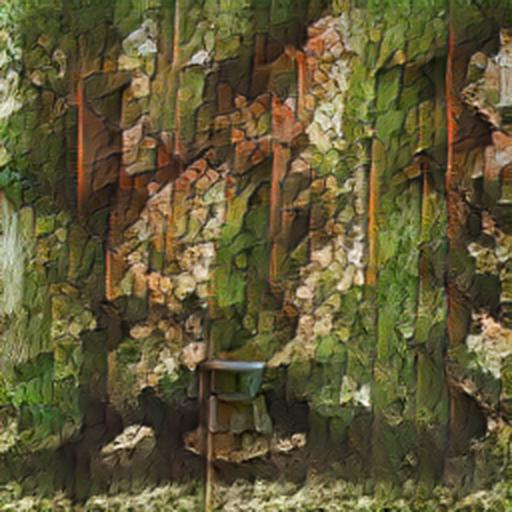
#> input picture frontend/src/assets/AGIQA-3K/AttnGAN_normal_012.jpg, 512 x 512 px
$ python hsl_color.py ../../frontend/src/assets/AGIQA-3K out.png
#> lines starting #> are read from the running program, lines starting #| are printed output that depends on the picture
### backend/f6_attributes/utils.py
"""
Shared utilities for the painting CV pipeline.
"""

import json
import logging
from pathlib import Path
from typing import Any


logger = logging.getLogger(__name__)


def save_json(data: Any, path: str | Path) -> None:
    Path(path).parent.mkdir(parents=True, exist_ok=True)
    with open(path, "w", encoding="utf-8") as f:
        json.dump(data, f, ensure_ascii=False, indent=2)


def load_json(path: str | Path) -> Any:
    with open(path, "r", encoding="utf-8") as f:
        return json.load(f)


def discover_images(root: str | Path, extensions=(".jpg", ".jpeg", ".png", ".webp")) -> list[Path]:
    """Recursively discover all images under *root*."""
    root = Path(root)
    images = []
    for ext in extensions:
        images.extend(root.rglob(f"*{ext}"))
        images.extend(root.rglob(f"*{ext.upper()}"))
#> pass 2 of the loop in discover_images, `for ext in extensions:`:
    return sorted(set(images))


# ---------------------------------------------------------------------------
# Image metadata
# ---------------------------------------------------------------------------

# Backends that mean "nothing was actually measured here". A record carrying one
# is a placeholder, not a result.
FALLBACK_BACKENDS = {"unavailable", "template-fallback"}


# [14 lines left out: function resumable_records, not called in this run]


def image_meta(path: Path, root: Path) -> dict:
    """Return lightweight metadata dict for a painting."""
    return {
        "id": str(path.relative_to(root)),
        "path": str(path),
        "filename": path.name,
    }

### backend/f6_attributes/hsl_color.py
"""
Feature: HSL Color Navigation
==============================
For each painting, computes:
  1. Dominant color (via k-means on pixel samples) — upgrade over simple average.
  2. Full HSL histogram (16 bins each for H, S, L).
  3. Dominant color palette (top-k k-means cluster centres).
  4. Grid position in the 16×16 (lightness × saturation) matrix.

Upgrade over original prototype:
- Uses dominant color via k-means instead of naive pixel average.
- Extracts a full colour palette (multiple dominant colours).
- Histogram stored as compact int16 arrays for fast serve-time comparison.

Output schema per painting:
{
  "id":              "...",
  "path":            "...",
  "dominant_hsl":    [h_norm, s_norm, l_norm],   # dominant colour in HSL [0,1]
  "grid_x":          9,    # saturation cell (0-15)
  "grid_y":          6,    # lightness cell  (0-15)
  "palette_hsl":     [[h,s,l], ...],              # top-5 palette entries, normalised
  "palette_weights": [0.41, 0.22, ...],           # share of sampled pixels per palette entry
  "hist_h":          [...],  # 16-bin hue histogram (counts)
  "hist_s":          [...],  # 16-bin saturation histogram
  "hist_l":          [...],  # 16-bin lightness histogram
}
"""

from __future__ import annotations

import logging
from pathlib import Path

import cv2
import numpy as np
from tqdm import tqdm

from backend.f6_attributes.utils import discover_images, image_meta, load_json, save_json

logger = logging.getLogger(__name__)

# ---------------------------------------------------------------------------
# Constants
# ---------------------------------------------------------------------------

PALETTE_K       = 5     # dominant palette colours
HIST_BINS       = 16    # grid resolution (matches frontend 16×16 grid)
SAMPLE_PIXELS   = 2000  # random pixel sample for k-means (performance)
KMEANS_ATTEMPTS = 3


# ---------------------------------------------------------------------------
# Core computation
# ---------------------------------------------------------------------------

def _bgr_to_hls_pixels(img_bgr: np.ndarray) -> np.ndarray:
    """Return (N, 3) float32 array of HLS pixels sampled from the image."""
    hls = cv2.cvtColor(img_bgr, cv2.COLOR_BGR2HLS).astype(np.float32)
    # OpenCV HLS: H in [0,180], L and S in [0,255]
    h, w = img_bgr.shape[:2]
    pixels = hls.reshape(-1, 3)
    if len(pixels) > SAMPLE_PIXELS:
        idx = np.random.choice(len(pixels), SAMPLE_PIXELS, replace=False)
        pixels = pixels[idx]
    # Normalise to [0, 1]
    pixels[:, 0] /= 180.0  # H
    pixels[:, 1] /= 255.0  # L
    pixels[:, 2] /= 255.0  # S
    return pixels  # (N, 3) — order: H, L, S


def _dominant_colors_kmeans(pixels: np.ndarray, k: int = PALETTE_K):
    """
    Run k-means on HLS pixel sample.
    Returns (cluster_centres, cluster_sizes) sorted by cluster size descending.
    centres shape: (k, 3) in normalised HLS [0,1].
    """
    criteria = (cv2.TERM_CRITERIA_EPS + cv2.TERM_CRITERIA_MAX_ITER, 30, 0.01)
    pixels_f32 = pixels.astype(np.float32)
    k = min(k, len(pixels_f32))
    _, labels, centres = cv2.kmeans(
        pixels_f32, k, None, criteria, KMEANS_ATTEMPTS, cv2.KMEANS_RANDOM_CENTERS
    )
    labels = labels.flatten()
    sizes = np.bincount(labels, minlength=k)
    order = np.argsort(sizes)[::-1]
    return centres[order], sizes[order]


def _hsl_histograms(pixels: np.ndarray, bins: int = HIST_BINS):
    """Compute per-channel histograms. Returns three lists of length *bins*."""
    hist_h = np.histogram(pixels[:, 0], bins=bins, range=(0, 1))[0].tolist()
    hist_l = np.histogram(pixels[:, 1], bins=bins, range=(0, 1))[0].tolist()
    hist_s = np.histogram(pixels[:, 2], bins=bins, range=(0, 1))[0].tolist()
    return hist_h, hist_s, hist_l


def analyse_single(path: Path, root: Path) -> dict:
    img = cv2.imread(str(path))
    meta = image_meta(path, root)

    if img is None:
        meta.update({
            "dominant_hsl": [0.0, 0.0, 0.0],
            "grid_x":       0,
            "grid_y":       0,
            "palette_hsl":  [],
            "palette_weights": [],
            "hist_h":       [0] * HIST_BINS,
            "hist_s":       [0] * HIST_BINS,
            "hist_l":       [0] * HIST_BINS,
        })
        return meta

    pixels = _bgr_to_hls_pixels(img)  # (N, 3): H, L, S normalised
    centres, sizes = _dominant_colors_kmeans(pixels)
    hist_h, hist_s, hist_l = _hsl_histograms(pixels)

    dominant = centres[0]  # [H, L, S] normalised — most frequent cluster
    # Reorder to H, S, L for storage consistency
    dominant_hsl = [round(float(dominant[0]), 4),  # H
                    round(float(dominant[2]), 4),  # S
                    round(float(dominant[1]), 4)]  # L

    palette_hsl = [
        [round(float(c[0]), 4), round(float(c[2]), 4), round(float(c[1]), 4)]
        for c in centres
    ]

    # k-means always returns PALETTE_K centres, so the palette lists a colour
    # covering two percent of the canvas beside one covering half of it. The
    # interface needs to tell those apart — a filter that treats every centre
    # alike hands back the same paintings for neighbouring dyes — and cluster
    # size is the only thing that separates them.
    total = float(sizes.sum()) or 1.0
    palette_weights = [round(float(size) / total, 4) for size in sizes]

    # Grid position: X = saturation cell, Y = lightness cell
    grid_x = min(int(dominant_hsl[1] * HIST_BINS), HIST_BINS - 1)
    grid_y = min(int(dominant_hsl[2] * HIST_BINS), HIST_BINS - 1)

    meta.update({
        "dominant_hsl": dominant_hsl,
        "grid_x":       grid_x,
        "grid_y":       grid_y,
        "palette_hsl":  palette_hsl,
        "palette_weights": palette_weights,
        "hist_h":       hist_h,
        "hist_s":       hist_s,
        "hist_l":       hist_l,
    })
    return meta


# ---------------------------------------------------------------------------
# Batch pipeline
# ---------------------------------------------------------------------------

def run(image_root: str | Path, output_path: str | Path, resume: bool = True) -> None:
    root = Path(image_root)
    output_path = Path(output_path)
    images = discover_images(root)
    logger.info(f"Found {len(images)} images")

    existing: dict[str, dict] = {}
    if resume and output_path.exists():
        try:
            existing = {r["id"]: r for r in load_json(output_path)}
            logger.info(f"Resuming: {len(existing)} already processed")
        except Exception:
            pass

    results = list(existing.values())
    for path in tqdm(images, desc="HSL color analysis"):
        img_id = str(path.relative_to(root))
        if img_id in existing:
            continue
        results.append(analyse_single(path, root))
#> in analyse_single, img is the input picture: shape (512, 512, 3); mean B, G, R 54.3, 89.3, 97.1
#> in _bgr_to_hls_pixels, `hls = cv2.cvtColor(img_bgr, cv2.COLOR_BGR2HLS).astype(np.float32)`:
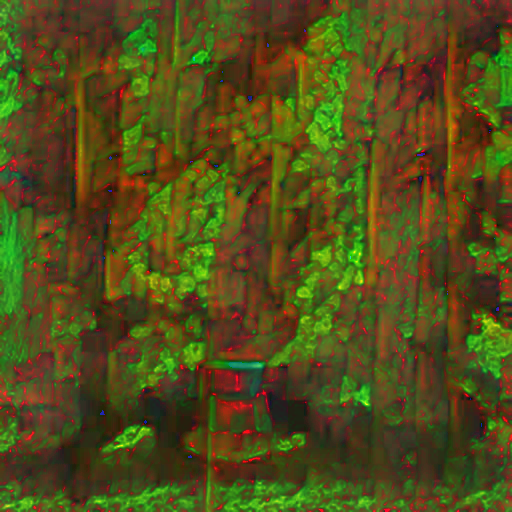
#> hls: shape (512, 512, 3) float32; mean B, G, R 25.3, 77, 82.6
#> in _bgr_to_hls_pixels, `idx = np.random.choice(len(pixels), SAMPLE_PIXELS, replace=False)`: idx = 2000 values, max 261959 at index 1699, min 216 at index 1190, mean 132293.1
#> in _bgr_to_hls_pixels, `pixels = pixels[idx]`: pixels = 2000 rows, first 8: [40, 72, 107], [13, 32, 36], [15, 62, 68], [11, 162, 135], [20, 106, 105], [16, 169, 84], [22, 50, 66], [28, 102, 92]
#> in analyse_single, `pixels = _bgr_to_hls_pixels(img)`: pixels = 2000 rows, first 8: [0.222, 0.282, 0.42], [0.0722, 0.125, 0.141], [0.0833, 0.243, 0.267], [0.0611, 0.635, 0.529], [0.111, 0.416, 0.412], [0.0889, 0.663, 0.329], [0.122, 0.196, 0.259], [0.156, 0.4, 0.361]
#> in _dominant_colors_kmeans, `pixels_f32 = pixels.astype(np.float32)`: pixels_f32 has the same summary as pixels in analyse_single
#> in _dominant_colors_kmeans, `k = min(k, len(pixels_f32))`: k = 5
#> in _dominant_colors_kmeans, `_, labels, centres = cv2.kmeans( pixels_f32, k, None, criteria, KMEANS..`: labels = 2000 values, max 4 at index 0, min 0 at index 3, mean 1.99; centres = [[0.127, 0.59, 0.274], [0.143, 0.373, 0.308], [0.139, 0.204, 0.24], [0.139, 0.206, 0.612], [0.145, 0.232, 0.411]]
#> in _dominant_colors_kmeans, `sizes = np.bincount(labels, minlength=k)`: sizes = [292, 506, 614, 105, 483]
#> in _dominant_colors_kmeans, `order = np.argsort(sizes)[::-1]`: order = [2, 1, 4, 0, 3]
#> in analyse_single, `centres, sizes = _dominant_colors_kmeans(pixels)`: centres = [[0.139, 0.204, 0.24], [0.143, 0.373, 0.308], [0.145, 0.232, 0.411], [0.127, 0.59, 0.274], [0.139, 0.206, 0.612]]; sizes = [614, 506, 483, 292, 105]
#> in _hsl_histograms, `hist_h = np.histogram(pixels[:, 0], bins=bins, range=(0, 1))[0].tolist()`: hist_h = [97, 737, 782, 368, 11, 4, 0, 0, 0, 0, 0, 0, 0, 0, 0, 1]
#> in _hsl_histograms, `hist_l = np.histogram(pixels[:, 1], bins=bins, range=(0, 1))[0].tolist()`: hist_l = [0, 49, 327, 495, 352, 242, 171, 124, 82, 70, 43, 23, 18, 3, 1, 0]
#> in _hsl_histograms, `hist_s = np.histogram(pixels[:, 2], bins=bins, range=(0, 1))[0].tolist()`: hist_s = [2, 22, 153, 385, 448, 426, 276, 148, 72, 41, 14, 2, 4, 4, 2, 1]
#> in analyse_single, `dominant = centres[0]`: dominant = [0.139, 0.204, 0.24]
#> in analyse_single, `dominant_hsl = [round(float(dominant[0]), 4),`: dominant_hsl = [0.139, 0.24, 0.204]
#> in analyse_single, `palette_hsl = [ [round(float(c[0]), 4), round(float(c[2]), 4), round(f..`: palette_hsl = [[0.139, 0.24, 0.204], [0.143, 0.308, 0.373], [0.145, 0.411, 0.232], [0.127, 0.274, 0.59], [0.139, 0.612, 0.206]]
#> in analyse_single, `total = float(sizes.sum()) or 1.0`: total = 2000
#> in analyse_single, `palette_weights = [round(float(size) / total, 4) for size in sizes]`: palette_weights = [0.307, 0.253, 0.241, 0.146, 0.0525]
#> in analyse_single, `grid_x = min(int(dominant_hsl[1] * HIST_BINS), HIST_BINS - 1)`: grid_x = 3
#> pass 2 of the loop in run, `for path in tqdm(images, desc="HSL color analysis"):`:
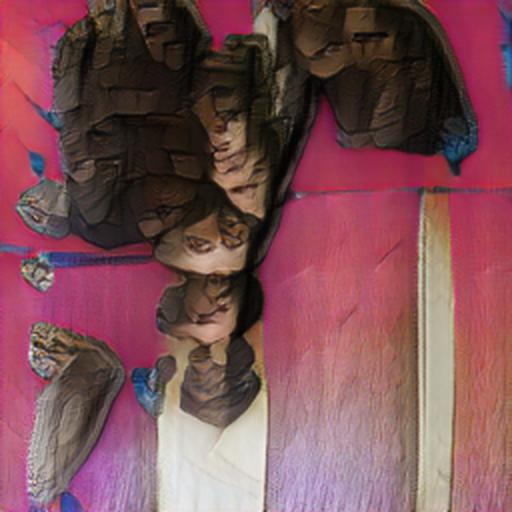
#> input picture frontend/src/assets/AGIQA-3K/AttnGAN_normal_025.jpg, 512 x 512 px
#> in analyse_single, img is the input picture: shape (512, 512, 3); mean B, G, R 86.1, 79.5, 125.6
#> in _bgr_to_hls_pixels (call 2), `hls = cv2.cvtColor(img_bgr, cv2.COLOR_BGR2HLS).astype(np.float32)`:
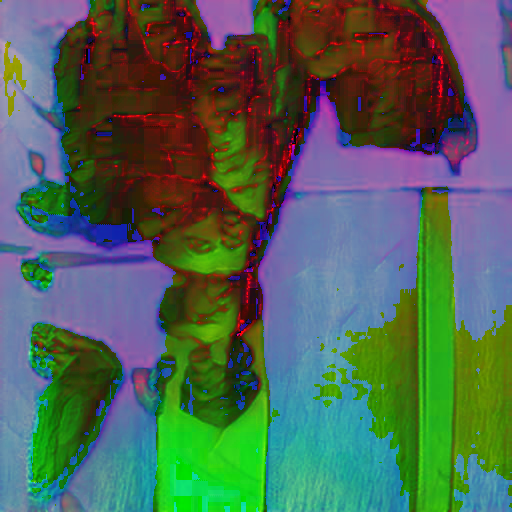
#> hls: shape (512, 512, 3) float32; mean B, G, R 85.3, 100.2, 79
#> idx = 2000 values, max 262020 at index 762, min 99 at index 188, mean 132226.7
#> in _bgr_to_hls_pixels (call 2), `pixels = pixels[idx]`: pixels = 2000 rows, first 8: [151, 142, 64], [168, 94, 130], [171, 83, 114], [177, 100, 156], [11, 172, 69], [164, 116, 125], [13, 78, 89], [147, 106, 50]
#> in analyse_single (call 2), `pixels = _bgr_to_hls_pixels(img)`: pixels = 2000 rows, first 8: [0.839, 0.557, 0.251], [0.933, 0.369, 0.51], [0.95, 0.325, 0.447], [0.983, 0.392, 0.612], [0.0611, 0.675, 0.271], [0.911, 0.455, 0.49], [0.0722, 0.306, 0.349], [0.817, 0.416, 0.196]
#> pixels_f32 has the same summary as pixels in analyse_single
#> in analyse_single (call 2), `centres, sizes = _dominant_colors_kmeans(pixels)`: centres = [[0.0758, 0.153, 0.277], [0.95, 0.454, 0.472], [0.0762, 0.589, 0.207], [0.888, 0.596, 0.207], [0.83, 0.249, 0.231]]; sizes = [623, 596, 418, 260, 103]
#> in analyse_single (call 2), `hist_h, hist_s, hist_l = _hsl_histograms(pixels)`: hist_h = [463, 454, 104, 11, 3, 1, 3, 3, 9, 15, 9, 10, 43, 73, 196, 603]; hist_s = [54, 148, 291, 301, 274, 237, 271, 187, 127, 79, 25, 2, 1, 0, 0, 3]; hist_l = [66, 241, 176, 99, 71, 129, 247, 309, 261, 167, 115, 37, 13, 59, 10, 0]
#> dominant = [0.0758, 0.153, 0.277]
#> dominant_hsl = [0.0758, 0.277, 0.153]
#> palette_hsl = [[0.0758, 0.277, 0.153], [0.95, 0.472, 0.454], [0.0762, 0.207, 0.589], [0.888, 0.207, 0.596], [0.83, 0.231, 0.249]]
#> palette_weights = [0.311, 0.298, 0.209, 0.13, 0.0515]
#> grid_x = 4
#> grid_y = 2

    save_json(results, output_path)
    logger.info(f"Saved {len(results)} color records to {output_path}")


# ---------------------------------------------------------------------------
# Query helpers (serve-time)
# ---------------------------------------------------------------------------

def load_results(output_path: str | Path) -> list[dict]:
    return load_json(output_path)


# ---------------------------------------------------------------------------
# CLI
# ---------------------------------------------------------------------------

if __name__ == "__main__":
    import argparse

    logging.basicConfig(level=logging.INFO, format="%(levelname)s: %(message)s")
    parser = argparse.ArgumentParser(description="HSL color pre-computation")
    parser.add_argument("image_root")
    parser.add_argument("output")
    parser.add_argument("--no-resume", action="store_true")
    args = parser.parse_args()

    run(args.image_root, args.output, resume=not args.no_resume)
